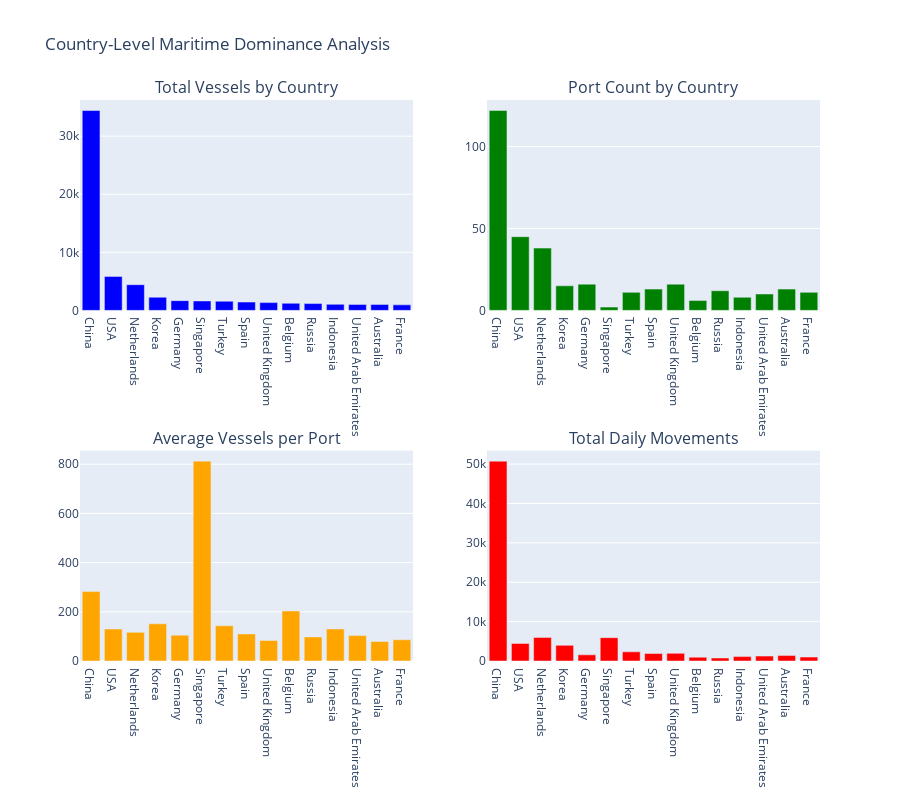

The code cell stored with this chart in its notebook:
### Code cell
# GEOGRAPHICAL & SPATIAL ANALYSIS
print("\n GEOGRAPHICAL DOMINANCE ANALYSIS")

# Country-level analysis
country_analysis = df_clean.groupby('Country').agg({
    'Vessels in Port': ['count', 'sum', 'mean', 'max'],
    'Port Name': 'count',
    'Departures(Last 24 Hours)': 'sum',
    'Arrivals(Last 24 Hours)': 'sum'
}).round(1)

country_analysis.columns = ['Port_Count', 'Total_Vessels', 'Avg_Vessels', 'Max_Vessels', 
                           'Total_Ports', 'Total_Departures', 'Total_Arrivals']
country_analysis = country_analysis.sort_values('Total_Vessels', ascending=False)

print("TOP 10 COUNTRIES BY MARITIME ACTIVITY:")
print(country_analysis.head(10))

# Visualize country dominance
fig = make_subplots(
    rows=2, cols=2,
    subplot_titles=['Total Vessels by Country', 'Port Count by Country', 
                   'Average Vessels per Port', 'Total Daily Movements'],
    specs=[[{"type": "bar"}, {"type": "bar"}],
           [{"type": "bar"}, {"type": "bar"}]]
)

top_countries = country_analysis.head(15)

# Total Vessels
fig.add_trace(
    go.Bar(x=top_countries.index, y=top_countries['Total_Vessels'], 
           name='Total Vessels', marker_color='blue'),
    row=1, col=1
)

# Port Count
fig.add_trace(
    go.Bar(x=top_countries.index, y=top_countries['Port_Count'], 
           name='Port Count', marker_color='green'),
    row=1, col=2
)

# Average Vessels
fig.add_trace(
    go.Bar(x=top_countries.index, y=top_countries['Avg_Vessels'], 
           name='Avg Vessels', marker_color='orange'),
    row=2, col=1
)

# Total Movements
fig.add_trace(
    go.Bar(x=top_countries.index, 
           y=top_countries['Total_Departures'] + top_countries['Total_Arrivals'],
           name='Daily Movements', marker_color='red'),
    row=2, col=2
)

fig.update_layout(height=800, title_text="Country-Level Maritime Dominance Analysis", showlegend=False)
fig.show()

# Regional analysis
regional_analysis = df_clean.groupby('Area Global').agg({
    'Vessels in Port': ['sum', 'mean', 'count'],
    'Port Name': 'count'
}).round(1)

regional_analysis.columns = ['Total_Vessels', 'Avg_Vessels', 'Vessel_Records', 'Port_Count']
regional_analysis = regional_analysis.sort_values('Total_Vessels', ascending=False)

print("\n GLOBAL REGION ANALYSIS:")
print(regional_analysis)

### Figure 1 — Plotly figure (JSON) as saved in the notebook; plotly's stock layout.template omitted (floating-point values rounded to 4 significant figures)
{"data": [{"marker": {"color": "blue"}, "name": "Total Vessels", "type": "bar", "x": ["China", "USA", "Netherlands", "Korea", "Germany", "Singapore", "Turkey", "Spain", "United Kingdom", "Belgium", "Russia", "Indonesia", "United Arab Emirates", "Australia", "France"], "xaxis": "x", "y": [34418, 5853, 4423, 2266, 1678, 1625, 1577, 1430, 1336, 1220, 1172, 1042, 1033, 1029, 950], "yaxis": "y"}, {"marker": {"color": "green"}, "name": "Port Count", "type": "bar", "x": ["China", "USA", "Netherlands", "Korea", "Germany", "Singapore", "Turkey", "Spain", "United Kingdom", "Belgium", "Russia", "Indonesia", "United Arab Emirates", "Australia", "France"], "xaxis": "x2", "y": [122, 45, 38, 15, 16, 2, 11, 13, 16, 6, 12, 8, 10, 13, 11], "yaxis": "y2"}, {"marker": {"color": "orange"}, "name": "Avg Vessels", "type": "bar", "x": ["China", "USA", "Netherlands", "Korea", "Germany", "Singapore", "Turkey", "Spain", "United Kingdom", "Belgium", "Russia", "Indonesia", "United Arab Emirates", "Australia", "France"], "xaxis": "x3", "y": [282.1, 130.1, 116.4, 151.1, 104.9, 812.5, 143.4, 110.0, 83.5, 203.3, 97.7, 130.2, 103.3, 79.2, 86.4], "yaxis": "y3"}, {"marker": {"color": "red"}, "name": "Daily Movements", "type": "bar", "x": ["China", "USA", "Netherlands", "Korea", "Germany", "Singapore", "Turkey", "Spain", "United Kingdom", "Belgium", "Russia", "Indonesia", "United Arab Emirates", "Australia", "France"], "xaxis": "x4", "y": [50750, 4459, 5996, 3973, 1563, 5925, 2331, 1907, 1944, 972, 749, 1118, 1248, 1382, 1004], "yaxis": "y4"}], "layout": {"annotations": [{"font": {"size": 16}, "showarrow": false, "text": "Total Vessels by Country", "x": 0.225, "xanchor": "center", "xref": "paper", "y": 1, "yanchor": "bottom", "yref": "paper"}, {"font": {"size": 16}, "showarrow": false, "text": "Port Count by Country", "x": 0.775, "xanchor": "center", "xref": "paper", "y": 1, "yanchor": "bottom", "yref": "paper"}, {"font": {"size": 16}, "showarrow": false, "text": "Average Vessels per Port", "x": 0.225, "xanchor": "center", "xref": "paper", "y": 0.375, "yanchor": "bottom", "yref": "paper"}, {"font": {"size": 16}, "showarrow": false, "text": "Total Daily Movements", "x": 0.775, "xanchor": "center", "xref": "paper", "y": 0.375, "yanchor": "bottom", "yref": "paper"}], "height": 800, "showlegend": false, "title": {"text": "Country-Level Maritime Dominance Analysis"}, "xaxis": {"anchor": "y", "autorange": true, "domain": [0, 0.45], "range": [-0.5, 14.5], "type": "category"}, "xaxis2": {"anchor": "y2", "autorange": true, "domain": [0.55, 1], "range": [-0.5, 14.5], "type": "category"}, "xaxis3": {"anchor": "y3", "autorange": true, "domain": [0, 0.45], "range": [-0.5, 14.5], "type": "category"}, "xaxis4": {"anchor": "y4", "autorange": true, "domain": [0.55, 1], "range": [-0.5, 14.5], "type": "category"}, "yaxis": {"anchor": "x", "autorange": true, "domain": [0.625, 1], "range": [0, 36230.0], "type": "linear"}, "yaxis2": {"anchor": "x2", "autorange": true, "domain": [0.625, 1], "range": [0, 128.4], "type": "linear"}, "yaxis3": {"anchor": "x3", "autorange": true, "domain": [0, 0.375], "range": [0, 855.3], "type": "linear"}, "yaxis4": {"anchor": "x4", "autorange": true, "domain": [0, 0.375], "range": [0, 53420.0], "type": "linear"}}}
